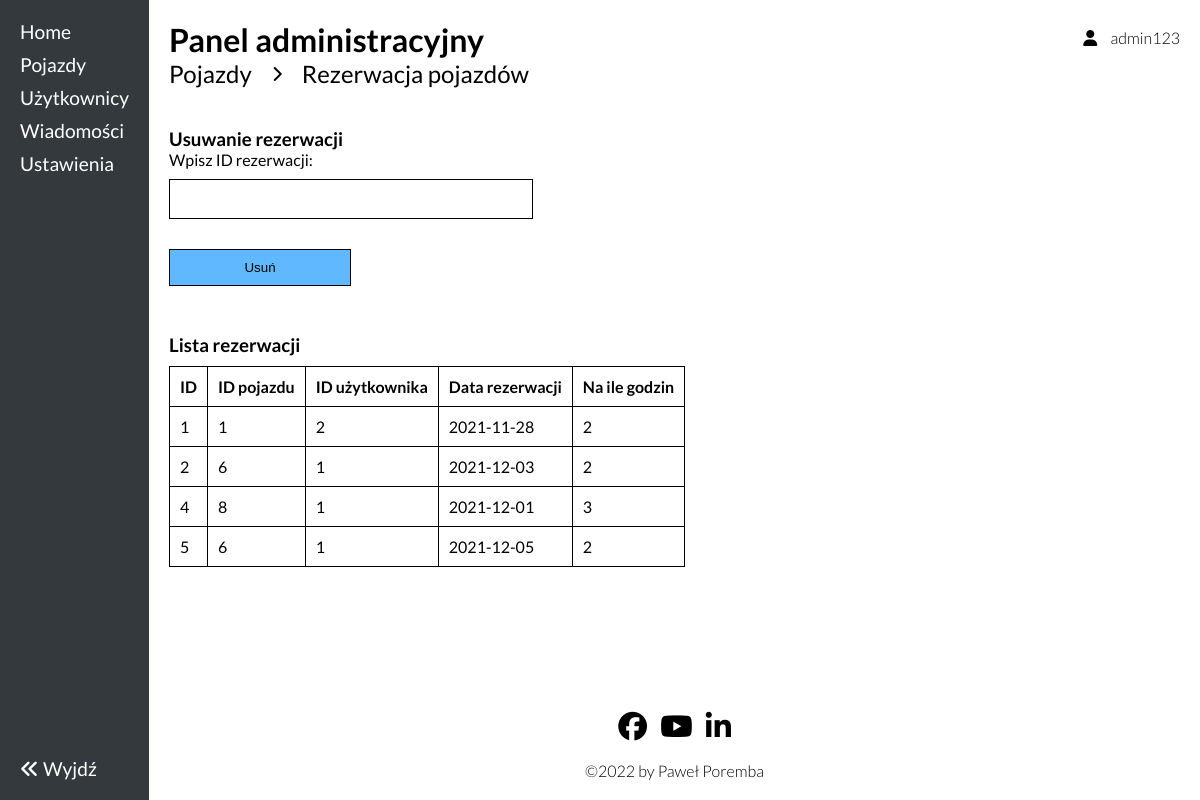
/admin/vehiclerent.php (signed in), run on the app's committed database.
### tables this page shows
CREATE TABLE `rezerwacja` (
  `id` int(11) NOT NULL,
  `id_pojazdu` int(11) NOT NULL,
  `id_klienta` int(11) NOT NULL,
  `data_rezerwacji` date NOT NULL,
  `na_ile` int(11) NOT NULL
);

### admin/vehiclerent.php (the view, shortened to what this page needs)
<!DOCTYPE html>
<html lang="pl">
<head>
    <link rel="stylesheet" href="../styles/main.css">
    <link rel="stylesheet" href="../styles/panel.css">
</head>
<body>
    <div class="page-wrapper">
    <nav class="panel">
            <div class="list-wrapper">
                <ul>
                    <a href="../admin.php"><li>Home</li></a>
                    <a class="veh-link" href="../admin.php#vehicles"><li>Pojazdy</li></a>
                    <a class="users-link" href="../admin.php#users"><li>Użytkownicy</li></a>
                    <a href="../admin/inbox.php"><li>Wiadomości</li></a>
                    <a class="settings-link" href="../admin.php#settings"><li>Ustawienia</li></a>
                </ul>
            </div>
            <div class="back">
                <a href="../index.php">
                    <i class="fas fa-angle-double-left"></i> Wyjdź
                </a>
            </div>
        </nav>
        <div class="content">
            <div class="all-settings">
                <header>
                    <h1><a href="../admin.php">Panel administracyjny</a></h1>
                    <div class="user">
                        <div class="logged">
                            <i class="fas fa-user"></i>
                            <span class="login-caption"><?php if (isset($_SESSION['login'])) echo $_SESSION['login']; ?></span>
                        </div>
                    </div>
                </header>
                <main>
                    <div class="vehicles">
                        <header>
                            <h2><a href="../admin.php#vehicles">Pojazdy</a></h2>
                            <i class="fas fa-chevron-right"></i>
                            <h2>Rezerwacja pojazdów</h2>
                        </header>
                        <section>
                            <div class="option">
                                <h3>Usuwanie rezerwacji</h3>
                                <form action="" method="POST">
                                    <label for="id">Wpisz ID rezerwacji:</label>
                                    <input type="number" name="id" min="1" required>
                                    <button type="submit">Usuń</button>
                                </form>
                            </div>
                            <h3 style="margin-bottom: 10px;">Lista rezerwacji</h3>
                            <div class="table">
                                <table>
                                    <tr>
                                        <th>ID</th>
                                        <th>ID pojazdu</th>
                                        <th>ID użytkownika</th>
                                        <th>Data rezerwacji</th>
                                        <th>Na ile godzin</th>
                                    </tr>
                                    <?php
                                        require('../db/db_connection.php');
                                        $query = "SELECT * FROM rezerwacja";
                                        $stmt = $db_connection->prepare($query);
                                        $stmt->execute();
                                        $result = $stmt->get_result();
                                        while ($row = $result->fetch_assoc()) {
                                            echo '<tr>';
                                            echo '<td>'.$row['id'].'</td>';
                                            echo '<td>'.$row['id_pojazdu'].'</td>';
                                            echo '<td>'.$row['id_klienta'].'</td>';
                                            echo '<td>'.$row['data_rezerwacji'].'</td>';
                                            echo '<td>'.$row['na_ile'].'</td>';
                                            echo '<tr>';
                                        }
                                    ?>
                                </table>
                            </div>
                        </section>
                    </div>
                </main>
            </div>
            <footer>
                <section class="bottom-content">
                    <div class="footer-socials">
                        <i class="fab fa-facebook"></i>
                        <i class="fab fa-youtube"></i>
                        <i class="fab fa-linkedin-in"></i>
                    </div>
                    <div class="bottom-text">&copy;2022 by Paweł Poremba</div>
                </section>
            </footer>
        </div>
    </div>
</body>
</html>

### styles/main.css (style rules this page uses)
* { -webkit-box-sizing: border-box; box-sizing: border-box; margin: 0; padding: 0; }
body { font-family: "Lato", sans-serif; overflow-x: hidden; }
.list-wrapper { width: 100%; display: -ms-grid; display: grid; -webkit-box-align: center; -ms-flex-align: center; align-items: center; -ms-grid-columns: 1fr 4fr 1fr; grid-template-columns: 1fr 4fr 1fr; }
nav ul { list-style-type: none; display: -webkit-box; display: -ms-flexbox; display: flex; -webkit-box-pack: center; -ms-flex-pack: center; justify-content: center; -webkit-box-align: center; -ms-flex-align: center; align-items: center; }
.logged { position: relative; }
.user i { margin-right: 10px; padding: 10px 0; }
.login-caption { font-weight: 300; -webkit-transition: color 0.2s ease; -o-transition: color 0.2s ease; transition: color 0.2s ease; }
.user .logged { display: none; width: -webkit-fit-content; width: -moz-fit-content; width: fit-content; }
button { background-color: #60b8ff; padding: 10px; width: 100%; margin-bottom: 5%; cursor: pointer; border: 1px solid #000; -webkit-transition: 0.2s ease; -o-transition: 0.2s ease; transition: 0.2s ease; }
footer { display: -ms-grid; display: grid; -webkit-box-align: center; -ms-flex-align: center; align-items: center; justify-items: center; text-align: center; -ms-grid-rows: 1fr 1fr; -ms-grid-columns: 1fr; grid-template: 1fr 1fr / 1fr; }
footer .bottom-content .footer-socials { margin-bottom: 20px; }
footer .bottom-content .footer-socials i { margin-right: 10px; font-size: 1.8rem; -webkit-transition: color 0.2s ease; -o-transition: color 0.2s ease; transition: color 0.2s ease; cursor: pointer; }
footer .bottom-content .footer-socials i:last-child { margin-right: 0; }
footer .bottom-content .bottom-text { font-weight: 300; }
a { color: #60b8ff; text-decoration: none; -webkit-transition: color 0.2s ease; -o-transition: color 0.2s ease; transition: color 0.2s ease; }
input { border-style: solid; }

### data on the page
rezerwacja: id "1", id_pojazdu "1", id_klienta "2", data_rezerwacji "2021-11-28", na_ile "2"
rezerwacja: id "2", id_pojazdu "6", id_klienta "1", data_rezerwacji "2021-12-03", na_ile "2"
rezerwacja: id "4", id_pojazdu "8", id_klienta "1", data_rezerwacji "2021-12-01", na_ile "3"
rezerwacja: id "5", id_pojazdu "6", id_klienta "1", data_rezerwacji "2021-12-05", na_ile "2"

### other printed values
$_SESSION['login'] "admin123"
